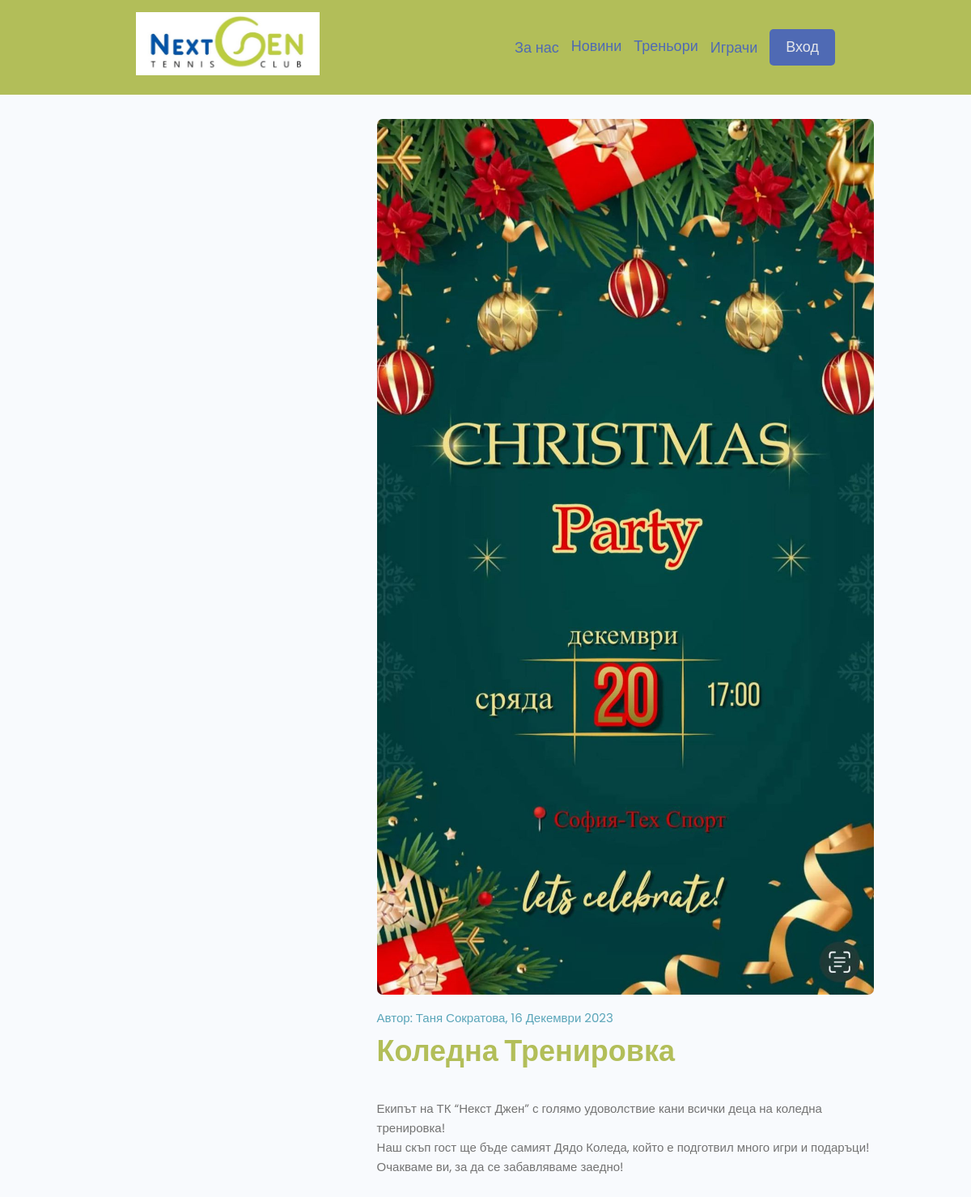
Screenshot of /news/53935a32-1fa4-41aa-bd98-73da26b69759 with the database file from the repository.
### news/models.py (models this page shows, shortened)
class News(models.Model):
    author = models.ForeignKey(Profile,null=True, on_delete=models.SET_NULL)
    title = models.CharField(max_length=200)
    image = models.ImageField(null=True, blank=True, upload_to='news', default="news/default.jpg")
    body = models.TextField(null=True, blank=True)
    created = models.DateTimeField(auto_now_add=True)
    id = models.UUIDField(primary_key=True, default=uuid.uuid4, unique=True, editable=False)
    class Meta:
        ordering = ['-created']

### users/models.py (models this page shows, shortened)
class Profile(models.Model):
    HAND_CHOICES=(('L', 'Лява'),('R', 'Дясна'))
    BACKHAND_CHOICES=(('S', 'С една ръка'), ('D', 'С две ръце'))
    user = models.OneToOneField(User, on_delete=models.CASCADE, null=True, blank= True)
    name = models.CharField(max_length=200, null=True, blank= True)
    email = models.EmailField(max_length=500, null=True, blank= True)
    linked_email = models.EmailField(max_length=500, null=True, blank= True)
    username = models.CharField(max_length=200, null=True, blank= True)
    location = models.CharField(max_length=200, null=True, blank= True)
    intro = models.CharField(max_length=200, null=True, blank= True)
    bio = models.TextField(null=True, blank= True)
    profile_image = models.ImageField(null=True, blank= True, upload_to='profiles', default="profiles/user-default.png")
    date_of_birth = models.DateField(null=True, blank= True)
    is_coach = models.BooleanField(default=False)
    hand = models.CharField(max_length=10, choices = HAND_CHOICES, default = "R")
    backhand = models.CharField(max_length=10, choices = BACKHAND_CHOICES, default = "D")
    social_facebook = models.CharField(max_length=200, null=True, blank= True)
    social_instagram = models.CharField(max_length=200, null=True, blank= True)
    created = models.DateTimeField(auto_now_add=True)
    id = models.UUIDField(primary_key=True, default=uuid.uuid4, unique=True, editable=False)
    class Meta:
        ordering = ['name']

### news/views.py (the view)
# urls.py: path('news/<str:pk>', views.newsDetail, name='news-detail'),
def newsDetail(request, pk):
    newsObj = News.objects.get(id=pk)
    context={'news':newsObj}
    return render(request, 'news/news-detail.html', context)

### news/templates/news/news-detail.html (shortened to what this page needs)
{% extends 'main.html' %}
{% block content %}
<main class="newsDetail my-md">
    <div class="container">
      <div class="layout">
        <div class="column column--1of3">
        </div>
        <div class="column column--2of3">
          <img class="newsDetail__preview" src="{{news.image.url}}" alt="news thumbnail" />
          <small class="newsDetail_author">Автор:
            {{news.author.name}},
            {{news.created.date}}
          </small>
          <h2 class="newsDetail__title">{{news.title}}</h2>
          <div class="newsDetail__info">
            {{news.body|linebreaksbr}}
          </div>
        </div>
      </div>
    </div>
  </main>
{% endblock content %}

### static/styles/app.css (style rules this page uses)
:root { --color-sub: #b2be59; --color-menu: rgb(79, 106, 180); --color-message: rgb(66, 66, 66); }
img { width: 100%; }
.newsDetail .column--1of3 { order: 2; }
@media screen and (min-width: 1081px) { .newsDetail .column--1of3 { order: 1; } }
@media screen and (min-width: 1081px) { .newsDetail .column--2of3 { order: 2; } }
.newsDetail__preview { object-fit: cover; object-position: top center; margin-bottom: 1rem; border-radius: 0.7rem; }
.newsDetail_author { color: var(--color-main); }
.newsDetail__title { font-size: 3.6rem; font-weight: 700; color: var(--color-sub); margin-bottom: 3rem; }

### static/slider/slider.css (style rules this page uses)
* { box-sizing:border-box }

### static/uikit/styles/modules/_variables.css (style rules this page uses)
:root { --color-main: #5aa5b9; --color-main-light: #e6faff; --color-sub: #3f4156; --color-sub-light: #51546e; --color-sub-lighter: #ededfd; --color-text: #737373; --color-gray: #8b8b8b; --color-light: #e5e7eb; --color-light-gray: #767676; --color-bg: #f8fafd; --color-white: #fffefd; --color-white-light: #f3f3f3; --color-success: #359e64; --color-success-bg: #def8e8; --color-error: #fc4b0b; --color-error-bg: #fff2ee; --font-base: 'Poppins', arial, helvetica, 'Segoe UI', roboto, ubuntu, sans-serif; --font-monospace: 'Fira Code', 'Courier New', courier, monospace; --font-regular: 300; --font-medium: 500; --font-bold: 700; --generic-shadow: 1px 1px 5px #00000010; --generic-transition: all 0.3s ease-in-out; }

### static/uikit/styles/modules/_base.css (style rules this page uses)
* { margin: 0; padding: 0; box-sizing: border-box; text-rendering: optimizeLegibility; color: inherit; font-size: inherit; }
html { font-size: 50%; }
@media only screen and (min-width: 480px) { html { font-size: 56.25%; } }
@media only screen and (min-width: 1200px) { html { font-size: 62.5%; } }
body { line-height: 1.6; font-weight: 400; font-size: 1.5rem; color: var(--color-text); background-color: var(--color-bg); min-height: 100vh; }

### static/uikit/styles/modules/_typography.css (style rules this page uses)
* { font-family: var(--font-base); }
h2 { font-size: 3.6rem; font-weight: var(--font-bold); }

### static/uikit/styles/modules/_utilities.css (style rules this page uses)
.container { width: 92%; max-width: 165rem; margin: 0 auto; box-sizing: border-box; }
@media screen and (min-width: 1000px) { .container { width: 90%; } }
@media screen and (min-width: 1200px) { .container { width: 80%; } }
.my-md { margin: 3rem auto; }

### static/uikit/styles/modules/_layout.css (style rules this page uses)
.layout { display: flex; flex-flow: row wrap; justify-content: space-between; }
.layout > .column { margin-bottom: 3rem; }
.layout > .column.column--1of3 { flex-basis: 30%; }
.layout > .column.column--2of3 { flex-basis: 64%; }

### rows the page displays
News: image (picture), author.name "Таня Сократова", created "16 Декември 2023", title "Коледна Тренировка", body "Екипът на ТК “Некст Джен” с голямо удоволствие кани всички деца на коледна тренировка! Наш скъп гост ще бъде самият Дядо Коледа, който е подготвил много игри и подаръци! Очакваме ви, за да се забавляваме заедно!"
